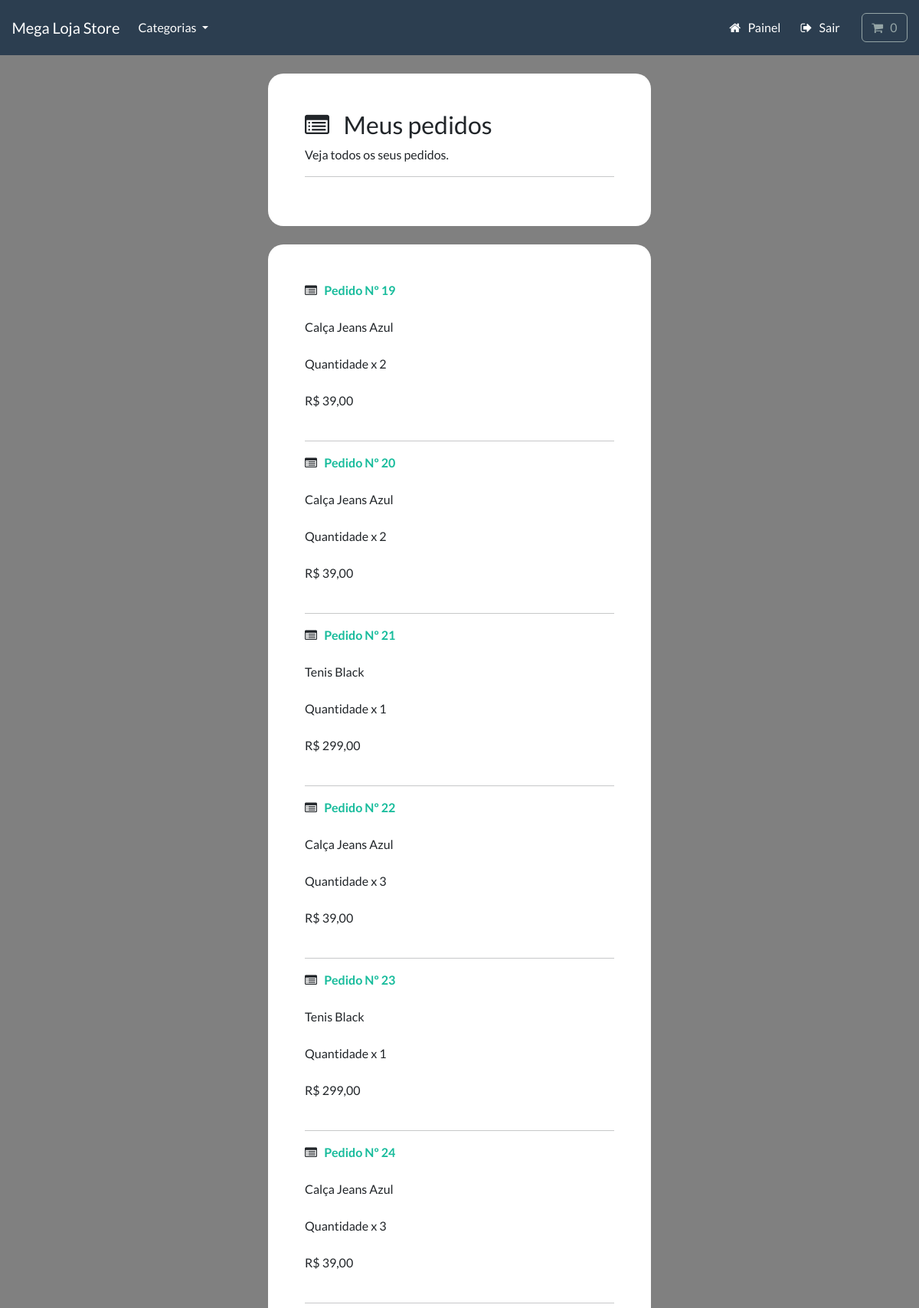
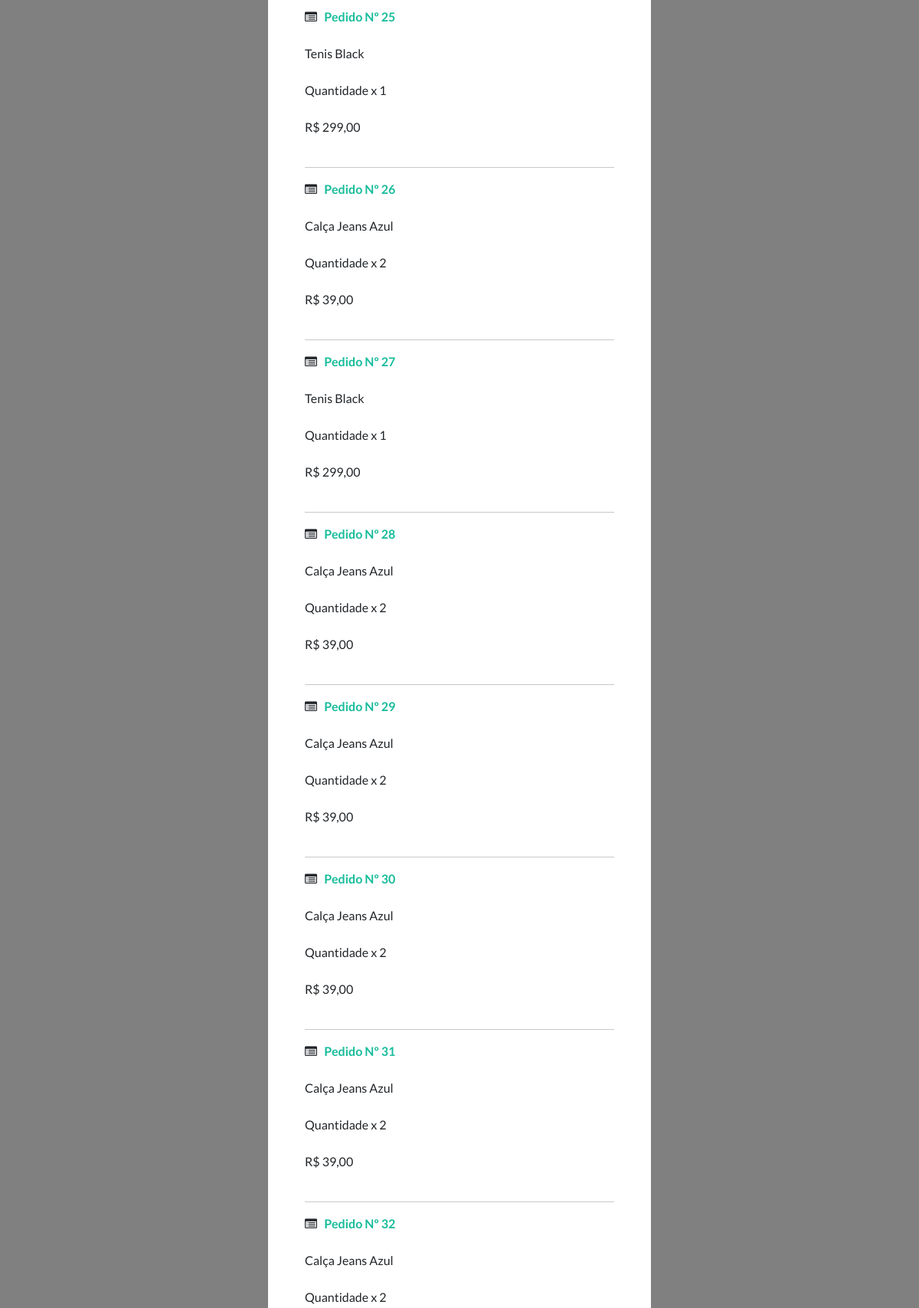
The page /account/track-orders (signed in, upper part) on the database its author committed (2 pictures, top to bottom).
### payment/models.py (models this page shows, shortened)
class OrderItem(models.Model):
    order = models.ForeignKey(Order, on_delete=models.CASCADE, null=True)
    product = models.ForeignKey(Product, on_delete=models.CASCADE, null=True)
    quantity = models.PositiveBigIntegerField(default=1)
    price = models.DecimalField(max_digits=8, decimal_places=2)
    user = models.ForeignKey(
        User, on_delete=models.CASCADE, null=True, blank=True)

### store/models.py (models this page shows, shortened)
class Product(models.Model):
    category = models.ForeignKey(
        Category, related_name='product', on_delete=models.CASCADE, null=True)
    title = models.CharField(max_length=250)
    brand = models.CharField(max_length=250, default='un_branded')
    description = models.TextField(blank=True)
    slug = models.SlugField(max_length=255)
    price = models.DecimalField(max_digits=6, decimal_places=2)
    image = models.ImageField(upload_to='images/')
    class Meta:
        verbose_name_plural = 'products'
    def __str__(self):
        return self.title

### account/views.py (the view)
# urls.py: path('track-orders', views.track_orders, name='track-orders'),
@login_required(login_url='my-login')
def track_orders(request):
    try:
        orders = OrderItem.objects.filter(user=request.user)
        context = {'orders': orders}
        return render(request, 'account/track-orders.html', context=context)
    except:
        return render(request, 'account/track-orders.html')

### cart/cart.py (called while the page is built)
    def __len__(self):
        return sum(item['qty'] for item in self.cart.values())

### cart/context_processors.py (called while the page is built)
def cart(request):
    return {'cart': Cart(request)}

### store/models.py (called while the page is built)
    def get_absolute_url(self):
        return reverse('list-category', args=[self.slug])

### store/views.py (called while the page is built)
def categories(request):
    all_categories = Category.objects.all()
    return {'all_categories': all_categories}

### account/templates/account/track-orders.html (shortened to what this page needs)
{% include "store/base.html" %}
{% load static %}
{% load crispy_forms_tags %}
{% block content %}
    <div class="container bg-white shadow-md p-5 form-layout ">
        <h3> <i class="fa fa-list-alt" aria-hidden="true"></i> &nbsp; Meus pedidos </h3>
        <p> Veja todos os seus pedidos. </p>
        <hr>
    </div>
    <div class="container bg-white shadow-md p-5 form-layout ">
        {% for order in orders %}
            <strong> <i class="fa fa-list-alt" aria-hidden="true"></i> &nbsp; <a class="text-decoration-none" href="{% url 'order-all' order.id %}">Pedido Nº {{order.id}} </a></strong>
            <br> <br>
            {{order.product}}
            <br> <br>
            Quantidade x {{order.quantity}}
            <br> <br>
            R$ {{order.price|cut:".00"|add:",00"}}
            <br> <br>
            <hr>
        {% endfor %}
    </div>
{% endblock %}

### static/css/styles.css (style rules this page uses)
.form-layout { border-radius: 20px; width: 500px; }

### account/templates/account/track-orders.html (style rules this page uses)
body { background-color: gray; }

### rows shown on the page
OrderItem: id "19", product "Calça Jeans Azul", quantity "2", price|add "39,00"
OrderItem: id "20", product "Calça Jeans Azul", quantity "2", price|add "39,00"
OrderItem: id "21", product "Tenis Black", quantity "1", price|add "299,00"
OrderItem: id "22", product "Calça Jeans Azul", quantity "3", price|add "39,00"
OrderItem: id "23", product "Tenis Black", quantity "1", price|add "299,00"
OrderItem: id "24", product "Calça Jeans Azul", quantity "3", price|add "39,00"
OrderItem: id "25", product "Tenis Black", quantity "1", price|add "299,00"
OrderItem: id "26", product "Calça Jeans Azul", quantity "2", price|add "39,00"
OrderItem: id "27", product "Tenis Black", quantity "1", price|add "299,00"
OrderItem: id "28", product "Calça Jeans Azul", quantity "2", price|add "39,00"
OrderItem: id "29", product "Calça Jeans Azul", quantity "2", price|add "39,00"
OrderItem: id "30", product "Calça Jeans Azul", quantity "2", price|add "39,00"
OrderItem: id "31", product "Calça Jeans Azul", quantity "2", price|add "39,00"
OrderItem: id "32", product "Calça Jeans Azul", quantity "2"
